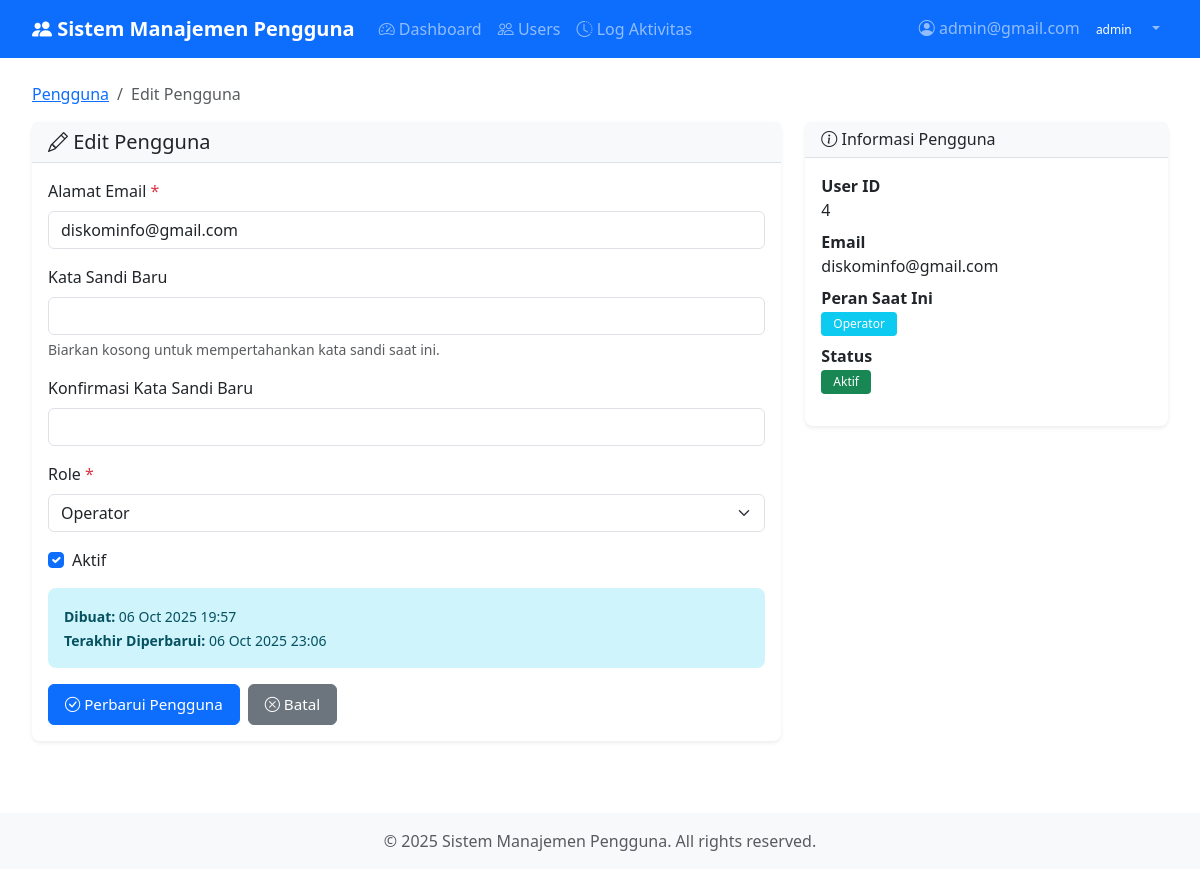
The page /users/edit.php?id=4 (signed in) on the database its author committed.
### tables this page shows
CREATE TABLE `users` (
  `user_id` int NOT NULL AUTO_INCREMENT,
  `email` varchar(255) DEFAULT NULL,
  `password_hash` varchar(255) DEFAULT NULL,
  `role` enum('superadmin','admin','operator','validator') DEFAULT NULL,
  `is_active` tinyint(1) DEFAULT NULL,
  `created_at` datetime DEFAULT NULL,
  `updated_at` datetime DEFAULT NULL,
  PRIMARY KEY (`user_id`),
  UNIQUE KEY `email` (`email`)
);

### includes/auth.php (called while the page is built, shortened)
<?php
function isLoggedIn() {
    return isset($_SESSION['user_id']);
}
function getCurrentUser($pdo) {
    $stmt = $pdo->prepare("SELECT * FROM users WHERE user_id = ?");
    $stmt->execute([$_SESSION['user_id']]);
    return $stmt->fetch();
}

### includes/functions.php (called while the page is built, shortened)
<?php
function sanitize($data) {
    return htmlspecialchars($data, ENT_QUOTES, 'UTF-8');
}
function hasPermission($userRole, $action) {
    $permissions = [
        'superadmin' => ['view', 'create', 'edit', 'delete', 'view_logs', 'manage_superadmin', 'manage_users'],
        'admin' => ['view', 'create', 'edit', 'delete', 'view_logs', 'manage_users'],
        'operator' => ['view', 'edit'],
        'validator' => ['view']
    ];
    return in_array($action, $permissions[$userRole] ?? []);
}
function formatDate($datetime) {
    return date('d M Y H:i', strtotime($datetime));
}
function getRoleBadgeClass($role) {
    $colors = [
        'superadmin' => 'bg-danger',
        'admin' => 'bg-primary',
        'operator' => 'bg-info',
        'validator' => 'bg-warning text-dark'
    ];
    return $colors[$role] ?? 'bg-secondary';
}

### users/edit.php (the view, shortened to what this page needs)
<?php
require_once __DIR__ . '/../includes/header.php';
$userId = isset($_GET['id']) ? (int)$_GET['id'] : 0;
$stmt = $pdo->prepare("SELECT * FROM users WHERE user_id = ?");
$stmt->execute([$userId]);
$user = $stmt->fetch();
?>
<div class="row">
    <div class="col-12">
        <nav aria-label="breadcrumb">
            <ol class="breadcrumb">
                <li class="breadcrumb-item"><a href="<?php echo APP_URL; ?>/users/index.php">Pengguna</a></li>
                <li class="breadcrumb-item active">Edit Pengguna</li>
            </ol>
        </nav>
    </div>
</div>
<div class="row">
    <div class="col-12 col-lg-8">
        <div class="card">
            <div class="card-header">
                <h5 class="mb-0"><i class="bi bi-pencil"></i> Edit Pengguna</h5>
            </div>
            <div class="card-body">
                <form method="POST" action="">
                    <div class="mb-3">
                        <label for="email" class="form-label">Alamat Email <span class="text-danger">*</span></label>
                        <input type="email" class="form-control" id="email" name="email" required
                               value="<?php echo sanitize($_POST['email']); ?>">
                    </div>
                    <div class="mb-3">
                        <label for="password" class="form-label">Kata Sandi Baru</label>
                        <input type="password" class="form-control" id="password" name="password">
                        <div class="form-text">Biarkan kosong untuk mempertahankan kata sandi saat ini.</div>
                    </div>
                    <div class="mb-3">
                        <label for="confirm_password" class="form-label">Konfirmasi Kata Sandi Baru</label>
                        <input type="password" class="form-control" id="confirm_password" name="confirm_password">
                    </div>
                    <div class="mb-3">
                        <label for="role" class="form-label">Role <span class="text-danger">*</span></label>
                        <select class="form-select" id="role" name="role" required>
                            <option value="operator" <?php echo $_POST['role'] === 'operator' ? 'selected' : ''; ?>>Operator</option>
                        </select>
                    </div>
                    <div class="mb-3">
                        <div class="form-check">
                            <input class="form-check-input" type="checkbox" id="is_active" name="is_active"
                                   <?php echo $_POST['is_active'] ? 'checked' : ''; ?>>
                            <label class="form-check-label" for="is_active">
                                Aktif
                            </label>
                        </div>
                    </div>
                    <div class="alert alert-info">
                        <small>
                            <strong>Dibuat:</strong> <?php echo formatDate($user['created_at']); ?><br>
                            <strong>Terakhir Diperbarui:</strong> <?php echo formatDate($user['updated_at']); ?>
                        </small>
                    </div>
                    <div class="d-flex gap-2">
                        <button type="submit" class="btn btn-primary">
                            <i class="bi bi-check-circle"></i> Perbarui Pengguna
                        </button>
                        <a href="<?php echo APP_URL; ?>/users/index.php" class="btn btn-secondary">
                            <i class="bi bi-x-circle"></i> Batal
                        </a>
                    </div>
                </form>
            </div>
        </div>
    </div>
    <div class="col-12 col-lg-4 mt-4 mt-lg-0">
        <div class="card">
            <div class="card-header">
                <h6 class="mb-0"><i class="bi bi-info-circle"></i> Informasi Pengguna</h6>
            </div>
            <div class="card-body">
                <dl>
                    <dt>User ID</dt>
                    <dd><?php echo $user['user_id']; ?></dd>
                    <dt>Email</dt>
                    <dd><?php echo sanitize($user['email']); ?></dd>
                    <dt>Peran Saat Ini</dt>
                    <dd><span class="badge <?php echo getRoleBadgeClass($user['role']); ?> text-capitalize"><?php echo sanitize($user['role']); ?></span></dd>
                    <dt>Status</dt>
                    <dd>
                        <?php if ($user['is_active']): ?>
                        <span class="badge bg-success">Aktif</span>
                        <?php else: ?>
                        <span class="badge bg-danger">Nonaktif</span>
                        <?php endif; ?>
                    </dd>
                </dl>
            </div>
        </div>
    </div>
</div>
<?php require_once __DIR__ . '/../includes/footer.php'; ?>

### includes/header.php (shortened to what this page needs)
<?php
require_once __DIR__ . '/functions.php';
require_once __DIR__ . '/auth.php';
$currentUser = getCurrentUser($pdo);
?>
<!DOCTYPE html>
<html lang="id">
<head>
    <link href="https://cdn.jsdelivr.net/npm/bootstrap@5.3.0/dist/css/bootstrap.min.css" rel="stylesheet">
    <link rel="stylesheet" href="https://cdn.jsdelivr.net/npm/bootstrap-icons@1.10.5/font/bootstrap-icons.css">
    <link href="https://cdn.jsdelivr.net/npm/sweetalert2@11.7.32/dist/sweetalert2.min.css" rel="stylesheet">
    <link rel="stylesheet" href="<?php echo APP_URL; ?>/assets/css/style.css">
</head>
<body>
    <?php if (isLoggedIn()): ?>
    <nav class="navbar navbar-expand-lg navbar-dark bg-primary">
        <div class="container-fluid">
            <a class="navbar-brand" href="<?php echo APP_URL; ?>/dashboard.php">
                <i class="bi bi-people-fill"></i> <?php echo APP_NAME; ?>
            </a>
            <div class="collapse navbar-collapse" id="navbarNav">
                <ul class="navbar-nav me-auto">
                    <li class="nav-item">
                        <a class="nav-link" href="<?php echo APP_URL; ?>/dashboard.php">
                            <i class="bi bi-speedometer2"></i> Dashboard
                        </a>
                    </li>
                    <?php if (hasPermission($currentUser['role'], 'view')): ?>
                    <li class="nav-item">
                        <a class="nav-link" href="<?php echo APP_URL; ?>/users/index.php">
                            <i class="bi bi-people"></i> Users
                        </a>
                    </li>
                    <?php endif; ?>
                    <?php if (hasPermission($currentUser['role'], 'view_logs')): ?>
                    <li class="nav-item">
                        <a class="nav-link" href="<?php echo APP_URL; ?>/logs/index.php">
                            <i class="bi bi-clock-history"></i> Log Aktivitas
                        </a>
                    </li>
                    <?php endif; ?>
                </ul>
                <ul class="navbar-nav">
                    <li class="nav-item dropdown">
                        <a class="nav-link dropdown-toggle" href="#" id="userDropdown" role="button" data-bs-toggle="dropdown">
                            <i class="bi bi-person-circle"></i> <?php echo sanitize($currentUser['email']); ?>
                            <span class="badge <?php echo getRoleBadgeClass($currentUser['role']); ?>"><?php echo sanitize($currentUser['role']); ?></span>
                        </a>
                    </li>
                </ul>
            </div>
        </div>
    </nav>
    <?php endif; ?>
    <div class="<?php echo isLoggedIn() ? 'container-fluid mt-4' : 'container'; ?>">

### assets/css/style.css (style rules this page uses)
:root { --primary-color: #0d6efd; --secondary-color: #6c757d; --success-color: #198754; --danger-color: #dc3545; --warning-color: #ffc107; --info-color: #0dcaf0; }
body { min-height: 100vh; display: flex; flex-direction: column; font-family: 'Segoe UI', Tahoma, Geneva, Verdana, sans-serif; }
.container-fluid { flex: 1; }
.navbar-brand { font-weight: 600; }
.card { box-shadow: 0 0.125rem 0.25rem rgba(0, 0, 0, 0.075); border: none; border-radius: 0.5rem; transition: transform 0.2s, box-shadow 0.2s; }
.card-header { background-color: #f8f9fa; border-bottom: 1px solid #dee2e6; font-weight: 600; }
.btn { border-radius: 0.375rem; padding: 0.5rem 1rem; font-weight: 500; transition: all 0.2s; }
.badge { padding: 0.375rem 0.75rem; font-weight: 500; border-radius: 0.25rem; }
.bg-primary { background-color: #0d6efd !important; }
.bg-success { background-color: #198754 !important; }
.bg-info { background-color: #0dcaf0 !important; }
@media (min-width: 576px) and (max-width: 1279.98px) { .container-fluid { padding-left: 2rem; padding-right: 2rem; } }
@media (min-width: 576px) and (max-width: 1279.98px) { .card { margin-bottom: 1.5rem; } }
@media (min-width: 576px) and (max-width: 1279.98px) { .btn { padding: 0.5rem 1rem; font-size: 0.95rem; } }
.alert { animation: slideDown 0.3s ease; border-radius: 0.5rem; border: none; }
.breadcrumb { background-color: transparent; padding: 0; margin-bottom: 1rem; }

### rows shown on the page
users: email "admin@gmail.com", role "admin"
users: created_at "06 Oct 2025 19:57", updated_at "06 Oct 2025 23:06", user_id "4", email "diskominfo@gmail.com", role "Operator"

### other values the page prints
APP_NAME "Sistem Manajemen Pengguna"
